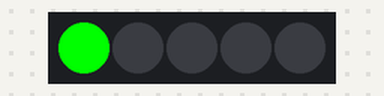
Bench run of a sketch on a simulated ESP32. Shown: 5 RGB LEDs in strip order, left to right.

Above: at 1.1 s.
At 5.1 s:
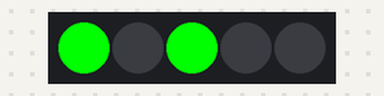
At 10.1 s:
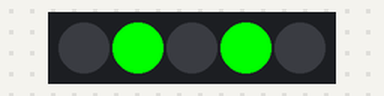
At 20.1 s:
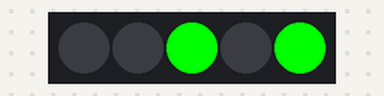
At 29.1 s:
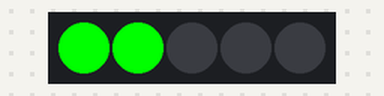
At 39.1 s:
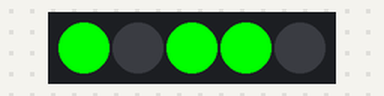
Timing chart, 0 to 40.0 s (numbered marks = the images above):
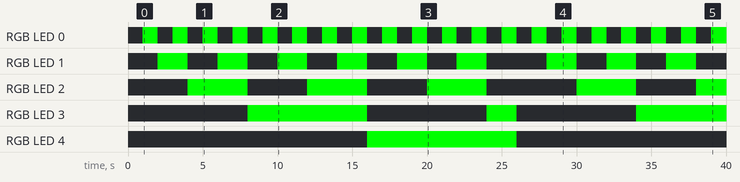

The sketch:

led_strip.ino
```cpp
#include <Adafruit_NeoPixel.h>

#define PIN_WS2812B 22  // The ESP32 pin GPIO16 connected to WS2812B
#define NUM_PIXELS 5    // The number of LEDs (pixels) on WS2812B LED strip

Adafruit_NeoPixel ws2812b(NUM_PIXELS, PIN_WS2812B, NEO_GRB + NEO_KHZ800);

void displayBinary(int number) {
  ws2812b.clear();  // Clear all LEDs

  for (int bit = 0; bit < NUM_PIXELS; bit++) {
    if (number & (1 << bit)) {  // Check if the bit is set in 'number'
      ws2812b.setPixelColor(bit, ws2812b.Color(0, 255, 0));  // Turn ON LED (green)
    } else {
      ws2812b.setPixelColor(bit, ws2812b.Color(0, 0, 0));    // Turn OFF LED (black/off)
    }
  }

  ws2812b.show();  // Update the LED strip
}

void setup() {
  ws2812b.begin();  // Initialize WS2812B strip object (REQUIRED)
}

void loop() {
  // Loop through numbers from 0 to 25
  for (int number = 0; number <= 25; number++) {
    displayBinary(number);  // Display binary representation on the LED strip
    delay(1000);            // Pause for 1 second
  }
}
```

Measured:
- by itself, RGB LED 0: alternates RGB(0, 255, 0) for 1.0 s and off for 1.0 s
- by itself, RGB LED 3: goes RGB(0, 255, 0) 8.0 s, off 8.0 s, RGB(0, 255, 0) 2.0 s, off 8.0 s, then RGB(0, 255, 0)
- by itself, RGB LED 4: off → RGB(0, 255, 0) at 16.0 s, → off 10.0 s later
- by itself, RGB LED 2: off → RGB(0, 255, 0) at 4.0 s, → off 4.0 s later, → RGB(0, 255, 0) 4.0 s later, → off 4.0 s later, … (9 changes in this stretch)
- by itself, RGB LED 1: off → RGB(0, 255, 0) at 2.0 s, → off 2.0 s later, → RGB(0, 255, 0) 2.0 s later, → off 2.0 s later, … (18 changes in this stretch)
- what the display in image 0 shows lasts 1.0 s, from 1.0 s to 2.0 s
